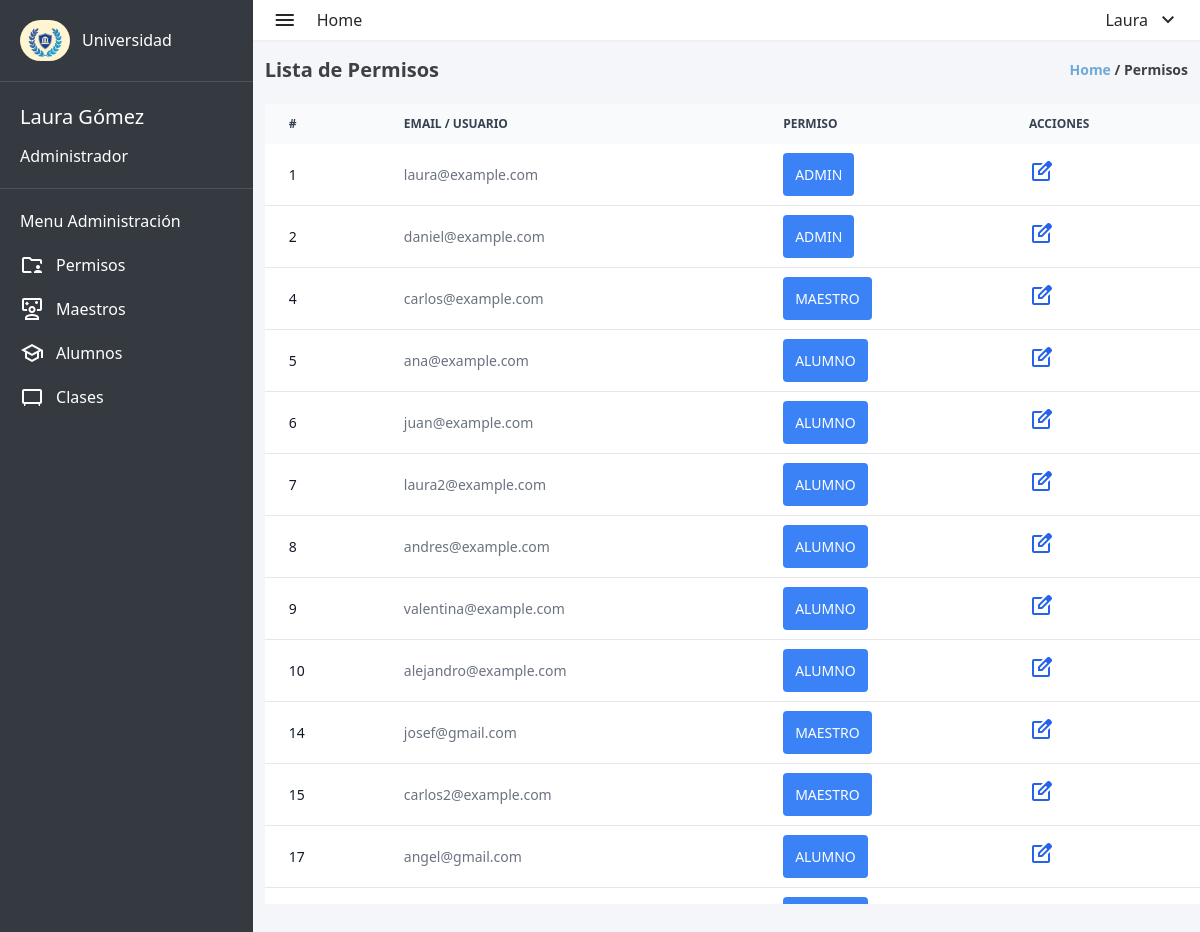
/admin/admin_permisos.php (signed in), run on the app's committed database.
### tables this page shows
CREATE TABLE `usuarios` (
  `user_id` int(11) NOT NULL,
  `matricula` int(10) DEFAULT NULL,
  `nombre` varchar(100) DEFAULT NULL,
  `apellido` varchar(100) DEFAULT NULL,
  `correo_electronico` varchar(100) DEFAULT NULL,
  `contrasena` varchar(255) DEFAULT NULL,
  `direccion` varchar(100) DEFAULT NULL,
  `fecha_nacimiento` date DEFAULT NULL,
  `rol` enum('ADMIN','MAESTRO','ALUMNO') DEFAULT NULL,
  `materia_asignada` varchar(100) DEFAULT '0',
  `materias_inscritas` text DEFAULT NULL
);

### admin/admin_permisos.php (the view, shortened to what this page needs)
<?php
require_once "../database/database.php";
$user_id = $_SESSION['id'];
$sql = "SELECT  nombre, apellido FROM usuarios WHERE user_id = '$user_id'";
$result = mysqli_query($conexion, $sql);
$row = mysqli_fetch_assoc($result);
if ($row) {
    $nombre = $row['nombre'];
    $apellido = $row['apellido'];
} else {
    echo "No se encontraron datos para el usuario con el ID proporcionado.";
}
?>
<!DOCTYPE html>
<html lang="en">
<head>
    <link rel="stylesheet" href="../styles.css">
</head>
<body>
    <div class="w-screen h-screen flex bg-lightgray" style="overflow: hidden;">
        <aside class="w-80 h-full bg-dark">
            <div class="flex items-center gap-3 p-5">
                <img class="rounded-full" src="../assets/logo-aside.jpg" alt="university-logo" width="50px" height="60px">
                <span class="text-white font-medium">Universidad</span>
            </div>
            <div style="width: 100%; height: 1px; background-color: #4c5157; "></div>
            <div class="text-white flex flex-col p-5 gap-3">
                <span style="font-size: 20px;"><?php echo $nombre . ' ' . $apellido; ?></span>
                <span>Administrador</span>
            </div>
            <div style="width: 100%; height: 1px; background-color: #4c5157; "></div>
            <div class="text-white flex flex-col gap-5 p-5">
                <p>Menu Administración</p>
                <div>
                    <a href="admin_permisos.php" class="flex items-center gap-3 ">
                        <span class="material-symbols-outlined ">
                        </span>
                        <span>Permisos</span>
                    </a>
                </div>
                <div>
                    <a href="admin_maestros.php" class="flex items-center gap-3 ">
                        <span class="material-symbols-outlined">
                        </span>
                        <span>Maestros</span>
                    </a>
                </div>
                <div>
                    <a href="admin_alumnos.php" class="flex items-center gap-3 ">
                        <span class="material-symbols-outlined">
                        </span>
                        <span>Alumnos</span>
                    </a>
                </div>
                <div>
                    <a href="admin_clases.php" class="flex items-center gap-3 ">
                        <span class="material-symbols-outlined">
                        </span>
                        <span>Clases</span>
                    </a>
                </div>
            </div>
        </aside>
        <div class="w-full flex flex-col">
            <header class="w-full flex items-center justify-between h-10 p-5 bg-white shadow-sm">
                <div class="flex items-center gap-5">
                    <span class="material-symbols-outlined text-zinc-800">
                    </span>
                    <a href="admin_dashboard.php"><span class="text-zinc-800 ">
                            Home
                        </span></a>
                </div>
                <nav>
                    <li class="flex items-center gap-2 text-zinc-800 cursor-pointer" onclick="toggleLogoutMenu()">
                        <?php echo $nombre ?>
                        <ul class="flex flex-col">
                            <span class="material-symbols-outlined">
                            </span>
                    </li>
                </nav>
            </header>
            <div class="h-full pl-3">
                <div class="w-full flex items-center justify-between pr-3 mt-4 mb-5">
                    <h1 class="font-bold text-zinc-700 text-xl ">Lista de Permisos</h1>
                    <p class="font-semibold text-sm text-zinc-700"><span class="text-myblue">Home</span> / Permisos
                    </p>
                </div>
                <div class="scrollable-container">
                    <table class="custom-table w-full text-sm text-left text-gray-500 dark:text-gray-400">
                        <thead class="text-xs text-gray-700 uppercase bg-gray-50 dark:bg-gray-700 dark:text-gray-400">
                            <tr>
                                <th scope="col" class="px-6 py-3">
                                    #
                                </th>
                                <th scope="col" class="px-6 py-3">
                                    Email / Usuario
                                </th>
                                <th scope="col" class="px-6 py-3">
                                    Permiso
                                </th>
                                <th scope="col" class="px-6 py-3">
                                    Acciones
                                </th>
                            </tr>
                        </thead>
                        <tbody>
                            <?php
                            $sql = "SELECT user_id, correo_electronico, rol FROM usuarios";
                            $result = $conexion->query($sql);
                            if ($result->num_rows > 0) {
                                while ($row = $result->fetch_assoc()) {
                                    echo '<tr class="bg-white border-b dark:bg-gray-900 dark:border-gray-700">';
                                    echo '<th scope="row" class="px-6 py-4 font-medium text-gray-900 whitespace-nowrap dark:text-white">' . $row["user_id"] . '</th>';
                                    echo '<td class="px-6 py-4">' . $row["correo_electronico"] . '</td>';
                                    echo '<td class="px-6 py-4">' . '<span class=" p-3 bg-blue-500 text-white rounded" >' . $row["rol"] . '</span>' . '</td>';
                                    echo '<td class="px-6 py-4">';
                                    echo '<a href="edit_permisos.php?user_id=' . $row["user_id"] . '" class="font-medium text-blue-600 dark:text-blue-500 hover:underline">';
                                    echo '<span class="material-symbols-outlined">edit_square</span></a>';
                                    echo '</td>';
                                    echo '</tr>';
                                }
                            }
                            ?>
                        </tbody>
                    </table>
                </div>
            </div>
        </div>
    </div>
</body>
</html>

### styles.css (style rules this page uses)
html { line-height: 1.5; -webkit-text-size-adjust: 100%; -moz-tab-size: 4; -o-tab-size: 4; tab-size: 4; font-family: ui-sans-serif, system-ui, -apple-system, BlinkMacSystemFont, "Segoe UI", Roboto, "Helvetica Neue", Arial, "Noto Sans", sans-serif, "Apple Color Emoji", "Segoe UI Emoji", "Segoe UI Symbol", "Noto Color Emoji"; font-feature-settings: normal; font-variation-settings: normal; }
body { margin: 0; line-height: inherit; }
h1, h2, h3, h4, h5, h6 { font-size: inherit; font-weight: inherit; }
a { color: inherit; text-decoration: inherit; }
table { text-indent: 0; border-color: inherit; border-collapse: collapse; }
blockquote, dl, dd, h1, h2, h3, h4, h5, h6, hr, figure, p, pre { margin: 0; }
ol, ul, menu { list-style: none; margin: 0; padding: 0; }
img, svg, video, canvas, audio, iframe, embed, object { display: block; vertical-align: middle; }
img, video { max-width: 100%; height: auto; }
.mb-5 { margin-bottom: 1.25rem; }
.mt-4 { margin-top: 1rem; }
.flex { display: flex; }
.h-10 { height: 2.5rem; }
.h-full { height: 100%; }
.h-screen { height: 100vh; }
.w-80 { width: 20rem; }
.w-full { width: 100%; }
.w-screen { width: 100vw; }
.cursor-pointer { cursor: pointer; }
.flex-col { flex-direction: column; }
.items-center { align-items: center; }
.justify-between { justify-content: space-between; }
.gap-2 { gap: 0.5rem; }
.gap-3 { gap: 0.75rem; }
.gap-5 { gap: 1.25rem; }
.whitespace-nowrap { white-space: nowrap; }
.rounded { border-radius: 0.25rem; }
.rounded-full { border-radius: 9999px; }
.border-b { border-bottom-width: 1px; }
.bg-blue-500 { --tw-bg-opacity: 1; background-color: rgb(59 130 246 / var(--tw-bg-opacity)); }
.bg-dark { --tw-bg-opacity: 1; background-color: rgb(53 58 64 / var(--tw-bg-opacity)); }
.bg-gray-50 { --tw-bg-opacity: 1; background-color: rgb(249 250 251 / var(--tw-bg-opacity)); }
.bg-lightgray { --tw-bg-opacity: 1; background-color: rgb(245 246 250 / var(--tw-bg-opacity)); }
.bg-white { --tw-bg-opacity: 1; background-color: rgb(255 255 255 / var(--tw-bg-opacity)); }
.p-3 { padding: 0.75rem; }
.p-5 { padding: 1.25rem; }
.px-6 { padding-left: 1.5rem; padding-right: 1.5rem; }
.py-3 { padding-top: 0.75rem; padding-bottom: 0.75rem; }
.py-4 { padding-top: 1rem; padding-bottom: 1rem; }
.pl-3 { padding-left: 0.75rem; }
.pr-3 { padding-right: 0.75rem; }
.text-left { text-align: left; }
.text-sm { font-size: 0.875rem; line-height: 1.25rem; }
.text-xl { font-size: 1.25rem; line-height: 1.75rem; }
.text-xs { font-size: 0.75rem; line-height: 1rem; }
.font-bold { font-weight: 700; }
.font-medium { font-weight: 500; }
.font-semibold { font-weight: 600; }
.uppercase { text-transform: uppercase; }
.text-blue-600 { --tw-text-opacity: 1; color: rgb(37 99 235 / var(--tw-text-opacity)); }
.text-gray-500 { --tw-text-opacity: 1; color: rgb(107 114 128 / var(--tw-text-opacity)); }
.text-gray-700 { --tw-text-opacity: 1; color: rgb(55 65 81 / var(--tw-text-opacity)); }
.text-gray-900 { --tw-text-opacity: 1; color: rgb(17 24 39 / var(--tw-text-opacity)); }
.text-myblue { --tw-text-opacity: 1; color: rgb(110 169 215 / var(--tw-text-opacity)); }
.text-white { --tw-text-opacity: 1; color: rgb(255 255 255 / var(--tw-text-opacity)); }
.text-zinc-700 { --tw-text-opacity: 1; color: rgb(63 63 70 / var(--tw-text-opacity)); }
.text-zinc-800 { --tw-text-opacity: 1; color: rgb(39 39 42 / var(--tw-text-opacity)); }
.shadow-sm { --tw-shadow: 0 1px 2px 0 rgb(0 0 0 / 0.05); --tw-shadow-colored: 0 1px 2px 0 var(--tw-shadow-color); box-shadow: var(--tw-ring-offset-shadow, 0 0 #0000), var(--tw-ring-shadow, 0 0 #0000), var(--tw-shadow); }

### admin/admin_permisos.php (style rules this page uses)
.custom-table { border-collapse: collapse; width: 100%; }
.scrollable-container { overflow: auto; max-height: 800px; }

### data on the page
usuarios: nombre "Laura", apellido "Gómez", user_id "1", correo_electronico "laura@example.com", rol "ADMIN"
usuarios: user_id "2", correo_electronico "daniel@example.com", rol "ADMIN"
usuarios: user_id "4", correo_electronico "carlos@example.com", rol "MAESTRO"
usuarios: user_id "5", correo_electronico "ana@example.com", rol "ALUMNO"
usuarios: user_id "6", correo_electronico "juan@example.com", rol "ALUMNO"
usuarios: user_id "7", correo_electronico "laura2@example.com", rol "ALUMNO"
usuarios: user_id "8", correo_electronico "andres@example.com", rol "ALUMNO"
usuarios: user_id "9", correo_electronico "valentina@example.com", rol "ALUMNO"
usuarios: user_id "10", correo_electronico "alejandro@example.com", rol "ALUMNO"
usuarios: user_id "14", correo_electronico "josef@gmail.com", rol "MAESTRO"
usuarios: user_id "15", correo_electronico "carlos2@example.com", rol "MAESTRO"
usuarios: user_id "17", correo_electronico "angel@gmail.com", rol "ALUMNO"
